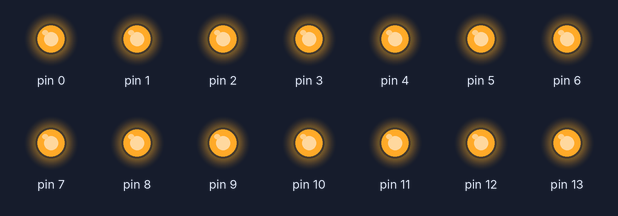
This sketch was run on a simulated Arduino Mega 2560, built with avr-gcc and run on an emulated ATmega2560. Shown: output pins drawn as LEDs (lit = HIGH).

Above: at 0.1 s.
Timing chart, 0 to 1.6 s (numbered marks = the images above):
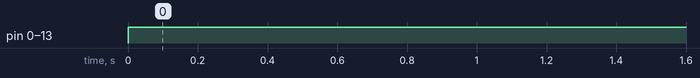

The sketch:

High_All_GPIOs_v01.ino
```cpp
//sketch para poner a nivel alto todas las GPIOs del microcontrolador de arduino que toque.
//NOTA: Antes de nada comentar los define que sean de microcontroladores distintos al que se esta usando.
#define DUINO_MEGA
//#define DUINO_UNO   // valido para S100 Duino UNO
//#define S100_UNO
//#define S100_LEONARDO

#ifdef DUINO_MEGA
  #define i_Max 100
  #define A_Max A15
#endif
#ifdef DUINO_UNO
  #define i_Max 60
  #define A_Max A7
#endif
#ifdef S100_LEONARDO
  #define i_Max 60
  #define A_Max A11
#endif

int i;

void setup() {
  for(i=0;i<i_Max;i++)
  {
    pinMode(i, OUTPUT);
  }
   for(i=A0;i<A_Max;i++)
  {
    pinMode(i, OUTPUT);
  }
}

void loop() {

  for(i=0;i<i_Max;i++)  {
     digitalWrite(i, HIGH);   // turn the LED on (HIGH is the voltage level)
  }
  for(i=A0;i<A_Max;i++)  {
     digitalWrite(i, HIGH);   // turn the LED on (HIGH is the voltage level)
  }
}
```

Measured:
- by itself, pin 0–13: LOW → HIGH at 0.00 s
